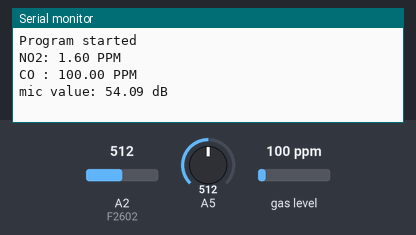
A sketch run on a simulated Arduino Uno, built with avr-gcc and run on an emulated ATmega328P. Parts: the last lines printed to the serial monitor. The inputs (shaded band) are chosen by the test bench; at power-on: A2 (F2602) = 512, A5 = 512, gas level 100 ppm.

Above: at 2.2 s.
2.3 s: A2 (F2602) set to 1023
At 3.7 s:
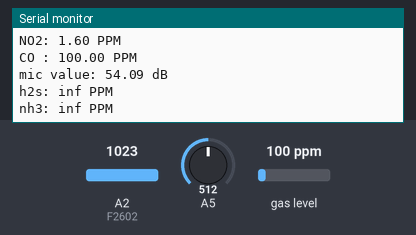
4.5 s: A2 (F2602) set to 1011
At 6.5 s:
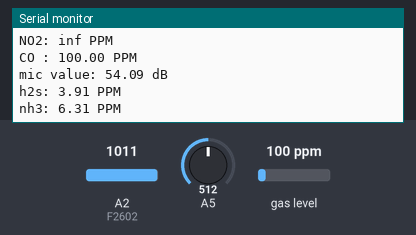

Measured:
- the behaviour switches between 1023 and 1022 on A2 (F2602) (found by bisection; images 1 and 2)
- after the input at 2.3 s, the serial monitor: prints a new line after 0.71 s (image 1)
- after the input at 4.5 s, the serial monitor: prints a new line after 1.5 s (image 2)

The sketch:

sensor.ino
```cpp
//Include the library
#include <SoftwareSerial.h>
#include <ArduinoJson.h>
#include <MQUnifiedsensor.h>
#include "MQ7.h"

int pinSensorMQ135 = A0;
float Bmq135 = 1.42, Mmq135 = -0.63, Hambatanmq135, bacamq135, VRLmq135, Rsmq135, ROmq135 = 6.00, ppm_logmq135, PPMmq135; // ROmq135 = 6 Kohm

//Gas Sensor Pins
#define F2602 A2

//Gas Sensor Load Resistance (RL)
#define RL_F2602 7.5

SoftwareSerial nodemcu(2, 3); //2=Rx, 3=Tx

/*2602 GASSES*/
float NH3_A = 0.92372844;
float NH3_B = -0.291578925;

float H2S_A = 0.38881036;
float H2S_B = -0.35010059;

//float VOC_A = 0.3220722;
//float VOC_B = -0.6007520;


//Declare Sensor
//MQUnifiedsensor MQ135(placa, Voltage_Resolution, ADC_Bit_Resolution, pin, type);
MQ7 mq7(A1, 5.0);

float gasA = 605.18;
float gasB = -3.937;

void setup() {
  //Init the serial port communication - to debug the library
  Serial.begin(9600); //Init serial port

  nodemcu.begin(115200);
  delay(1000);

  Serial.println("Program started");
}
void loop()
{
  StaticJsonBuffer<300> jsonBuffer;
  JsonObject& data = jsonBuffer.createObject();
  bacamq135 = analogRead(A2);
  VRLmq135 = bacamq135*5.00/1023;
  Rsmq135 = (5.00/VRLmq135-1)*10; // dari rumus Rs = (Vc/VRL-1)*RL , RL=10 KOhm
  Hambatanmq135 = Rsmq135/ROmq135;
  ppm_logmq135 = (log10(Hambatanmq135)-Bmq135)/Mmq135;
  PPMmq135 = ((pow (10, ppm_logmq135))*200)/10000;
  Serial.print("NO2: ");
  Serial.print(PPMmq135);
  Serial.println(" PPM");
  data["no2"] = PPMmq135;
  //MQ135.serialDebug(); // Will print the table on the serial port

  float co = mq7.getPPM();
  Serial.print("CO : ");
  Serial.print(co);
  Serial.println(" PPM");
  delay(1000);
  data["co"] = co;
  // read the input on analog pin 0:

  int sensorValue = analogRead(A5);
  float dB = (sensorValue+83.2073) / 11.003; //Convert ADC value to dB using Regression values
  Serial.print("mic value: ");
  Serial.print(dB);
  Serial.println(" dB");
  delay(1000);
  data["dB"] = dB;

  //Refer to the documentation mentioned on this page to understand this better
  float VRL_F2602;
  float Rs_F2602;
  float Ro_F2602 = 64.88;
  float ratio_F2602;

  VRL_F2602 = analogRead(F2602)*(5.0/1023.0);
  Rs_F2602 = ((5.0/VRL_F2602)-1)*(RL_F2602);
  ratio_F2602 = Rs_F2602/Ro_F2602;

  //float ppm_VOC = VOC_A * pow(ratio_F2602, VOC_B);
  float ppm_H2S = H2S_A * pow(ratio_F2602, H2S_B);
  float ppm_NH3 = NH3_A * pow(ratio_F2602, NH3_B);

  //Serial.print("voc: ");
  //Serial.println(ppm_VOC);
  Serial.print("h2s: ");
  Serial.print(ppm_H2S);
  Serial.println(" PPM");
  Serial.print("nh3: ");
  Serial.print(ppm_NH3);
  Serial.println(" PPM");
  delay(1000);
  data["h2s"] = ppm_H2S;
  data["nh3"] = ppm_NH3;

  data.printTo(nodemcu);
  jsonBuffer.clear();

}
```
